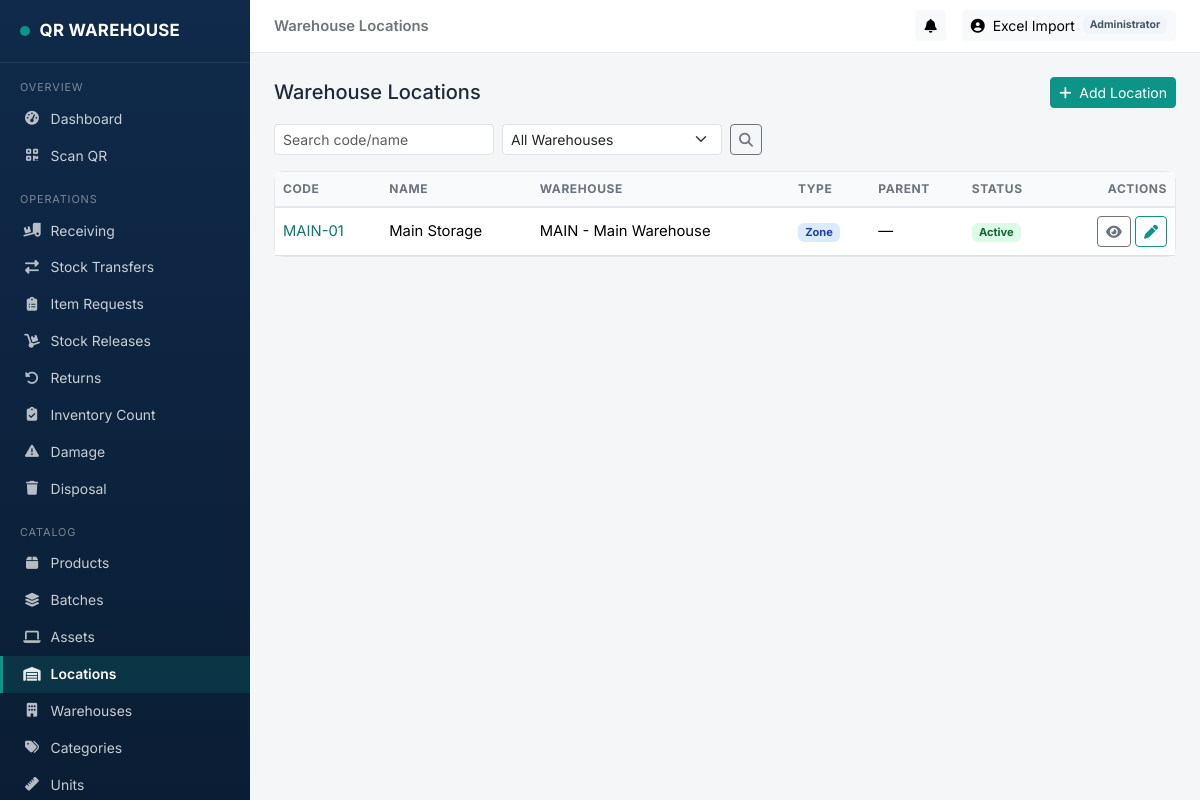
Screenshot of /inventory/locations/ (signed in) with the database file from the repository.
### backend/models.py (models this page shows, shortened)
class User(AbstractUser):
    class Role(models.TextChoices):
        ADMIN = 'admin', 'Administrator'
        MANAGER = 'manager', 'Warehouse Manager'
        STAFF = 'staff', 'Warehouse Staff'
        REQUESTER = 'requester', 'Requesting Department'
        AUDITOR = 'auditor', 'Auditor / Viewer'
    role = models.CharField(max_length=20, choices=Role.choices, default=Role.STAFF)
    employee_id = models.CharField(max_length=30, blank=True)
    department = models.CharField(max_length=100, blank=True)
    phone = models.CharField(max_length=30, blank=True)
    is_active_employee = models.BooleanField(default=True)
    @property
    def is_read_only(self):
        return self.role == self.Role.AUDITOR

class TimeStampedModel(models.Model):
    created_at = models.DateTimeField(auto_now_add=True)
    updated_at = models.DateTimeField(auto_now=True)
    class Meta:
        abstract = True

class WarehouseLocation(TimeStampedModel):
    class LocationType(models.TextChoices):
        ZONE = 'zone', 'Zone'
        RACK = 'rack', 'Rack'
        SHELF = 'shelf', 'Shelf'
        BIN = 'bin', 'Bin'
    warehouse = models.ForeignKey(Warehouse, on_delete=models.PROTECT, related_name='locations')
    code = models.CharField(max_length=50)
    name = models.CharField(max_length=150)
    location_type = models.CharField(max_length=10, choices=LocationType.choices, default=LocationType.BIN)
    parent = models.ForeignKey('self', on_delete=models.PROTECT, null=True, blank=True, related_name='children')
    qr_token = models.UUIDField(default=uuid.uuid4, unique=True, editable=False)
    is_active = models.BooleanField(default=True)
    class Meta:
        ordering = ['warehouse', 'code']
        constraints = [
            models.UniqueConstraint(fields=['warehouse', 'code'], name='unique_location_code_per_warehouse')
        ]

class Warehouse(TimeStampedModel):
    code = models.CharField(max_length=30, unique=True)
    name = models.CharField(max_length=150)
    address = models.TextField(blank=True)
    is_active = models.BooleanField(default=True)
    class Meta:
        ordering = ['name']
    def __str__(self):
        return f"{self.code} - {self.name}"

### backend/views.py (the view)
# urls.py: path('locations/', views.LocationListView.as_view(), name='location_list'),
class LocationListView(LoginRequiredMixin, ListView):
    model = WarehouseLocation
    template_name = 'core/location_list.html'
    paginate_by = 25
    context_object_name = 'locations'
    def get_queryset(self):
        qs = WarehouseLocation.objects.select_related('warehouse', 'parent')
        q = self.request.GET.get('q')
        if q:
            qs = qs.filter(Q(code__icontains=q) | Q(name__icontains=q))
        wh = self.request.GET.get('warehouse')
        if wh:
            qs = qs.filter(warehouse_id=wh)
        return qs
    def get_context_data(self, **kwargs):
        ctx = super().get_context_data(**kwargs)
        ctx['warehouses'] = Warehouse.objects.filter(is_active=True)
        return ctx

### backend/context_processors.py (called while the page is built)
def notifications_processor(request):
    if not request.user.is_authenticated:
        return {}
    from .models import Notification
    qs = Notification.objects.filter(is_read=False).filter(
        Q(recipient=request.user) | Q(role_target=request.user.role)
    ).order_by('-created_at')[:8]
    return {
        'nav_notifications': qs,
        'nav_notifications_count': qs.count(),
    }

### backend/templates/core/location_list.html (shortened to what this page needs)
{% extends "base.html" %}
{% block page_heading %}Warehouse Locations{% endblock %}
{% block content %}
<div class="d-flex justify-content-between align-items-center mb-3">
  <h5 class="mb-0">Warehouse Locations</h5>
  {% if not user.is_read_only %}<a href="{% url 'core:location_add' %}" class="btn btn-primary btn-sm"><i class="fa-solid fa-plus me-1"></i> Add Location</a>{% endif %}
</div>
<form class="mb-3 d-flex gap-2" method="get">
  <input type="text" name="q" value="{{ request.GET.q }}" class="form-control form-control-sm" style="max-width:220px" placeholder="Search code/name">
  <select name="warehouse" class="form-select form-select-sm" style="max-width:220px">
    <option value="">All Warehouses</option>
  </select>
  <button class="btn btn-sm btn-outline-secondary"><i class="fa-solid fa-search"></i></button>
</form>
<div class="wh-card p-0">
<table class="table table-hover mb-0 align-middle">
<thead><tr><th>Code</th><th>Name</th><th>Warehouse</th><th>Type</th><th>Parent</th><th>Status</th><th class="text-end">Actions</th></tr></thead>
<tbody>
{% for loc in locations %}
<tr>
  <td><a href="{% url 'core:location_detail' loc.pk %}">{{ loc.code }}</a></td>
  <td>{{ loc.name }}</td>
  <td>{{ loc.warehouse }}</td>
  <td><span class="badge badge-soft-info">{{ loc.get_location_type_display }}</span></td>
  <td>{{ loc.parent|default:"—" }}</td>
  <td>{% if loc.is_active %}<span class="badge badge-soft-success">Active</span>{% else %}<span class="badge badge-soft-secondary">Inactive</span>{% endif %}</td>
  <td class="text-end">
    <a href="{% url 'core:location_detail' loc.pk %}" class="btn btn-sm btn-outline-secondary"><i class="fa-solid fa-eye"></i></a>
    {% if not user.is_read_only %}<a href="{% url 'core:location_edit' loc.pk %}" class="btn btn-sm btn-outline-primary"><i class="fa-solid fa-pen"></i></a>{% endif %}
  </td>
</tr>
{% empty %}<tr><td colspan="7" class="text-center text-muted py-4">No locations yet.</td></tr>{% endfor %}
</tbody>
</table>
</div>
{% endblock %}

### backend/templates/base.html (shortened to what this page needs)
{% load static %}
<!DOCTYPE html>
<html lang="en">
<head>
<link rel="stylesheet" href="https://cdnjs.cloudflare.com/ajax/libs/bootstrap/5.3.3/css/bootstrap.min.css">
<link rel="stylesheet" href="https://cdnjs.cloudflare.com/ajax/libs/font-awesome/6.5.1/css/all.min.css">
<link rel="stylesheet" href="{% static 'css/style.css' %}">
</head>
<body>
{% if user.is_authenticated %}
<nav class="wh-sidebar" id="whSidebar">
  <div class="brand"><span class="badge-dot"></span> QR WAREHOUSE</div>
  <div class="nav-section">Overview</div>
  <a class="nav-link {% if request.resolver_match.url_name == 'home' %}active{% endif %}" href="{% url 'dashboard:home' %}"><i class="fa-solid fa-gauge-high"></i> Dashboard</a>
  <a class="nav-link {% if 'scanner' in request.path %}active{% endif %}" href="{% url 'core:scanner' %}"><i class="fa-solid fa-qrcode"></i> Scan QR</a>
  <div class="nav-section">Operations</div>
  <a class="nav-link {% if '/ops/receiving' in request.path %}active{% endif %}" href="{% url 'operations:receiving_list' %}"><i class="fa-solid fa-truck-ramp-box"></i> Receiving</a>
  <a class="nav-link {% if '/ops/transfers' in request.path %}active{% endif %}" href="{% url 'operations:transfer_list' %}"><i class="fa-solid fa-right-left"></i> Stock Transfers</a>
  <a class="nav-link {% if '/ops/requests' in request.path %}active{% endif %}" href="{% url 'operations:request_list' %}"><i class="fa-solid fa-clipboard-list"></i> Item Requests</a>
  <a class="nav-link {% if '/ops/releases' in request.path %}active{% endif %}" href="{% url 'operations:release_list' %}"><i class="fa-solid fa-dolly"></i> Stock Releases</a>
  <a class="nav-link {% if '/ops/returns' in request.path %}active{% endif %}" href="{% url 'operations:return_list' %}"><i class="fa-solid fa-rotate-left"></i> Returns</a>
  <a class="nav-link {% if '/ops/counts' in request.path %}active{% endif %}" href="{% url 'operations:count_list' %}"><i class="fa-solid fa-clipboard-check"></i> Inventory Count</a>
  <a class="nav-link {% if '/ops/damage' in request.path %}active{% endif %}" href="{% url 'operations:damage_list' %}"><i class="fa-solid fa-triangle-exclamation"></i> Damage</a>
  <a class="nav-link {% if '/ops/disposals' in request.path %}active{% endif %}" href="{% url 'operations:disposal_list' %}"><i class="fa-solid fa-trash"></i> Disposal</a>
  <div class="nav-section">Catalog</div>
  <a class="nav-link {% if '/inventory/products' in request.path %}active{% endif %}" href="{% url 'core:product_list' %}"><i class="fa-solid fa-box"></i> Products</a>
  <a class="nav-link {% if '/inventory/batches' in request.path %}active{% endif %}" href="{% url 'core:batch_list' %}"><i class="fa-solid fa-layer-group"></i> Batches</a>
  <a class="nav-link {% if '/inventory/assets' in request.path %}active{% endif %}" href="{% url 'core:asset_list' %}"><i class="fa-solid fa-laptop"></i> Assets</a>
  <a class="nav-link {% if '/inventory/locations' in request.path %}active{% endif %}" href="{% url 'core:location_list' %}"><i class="fa-solid fa-warehouse"></i> Locations</a>
  <a class="nav-link {% if '/inventory/warehouses' in request.path %}active{% endif %}" href="{% url 'core:warehouse_list' %}"><i class="fa-solid fa-building"></i> Warehouses</a>
  <a class="nav-link {% if '/inventory/categories' in request.path %}active{% endif %}" href="{% url 'core:category_list' %}"><i class="fa-solid fa-tags"></i> Categories</a>
  <a class="nav-link {% if '/inventory/units' in request.path %}active{% endif %}" href="{% url 'core:unit_list' %}"><i class="fa-solid fa-ruler"></i> Units</a>
</nav>
<div class="wh-content">
  <div class="wh-topbar">
    <div class="fw-semibold text-secondary d-none d-lg-block">{% block page_heading %}{% endblock %}</div>
    <div class="d-flex align-items-center gap-3">
      <div class="dropdown">
        <button class="btn btn-sm btn-light position-relative" data-bs-toggle="dropdown">
          <i class="fa-solid fa-bell"></i>
        </button>
      </div>
      <div class="dropdown">
        <button class="btn btn-sm btn-light d-flex align-items-center gap-2" data-bs-toggle="dropdown">
          <i class="fa-solid fa-circle-user"></i> {{ user.get_full_name|default:user.username }}
          <span class="badge badge-soft-secondary">{{ user.get_role_display }}</span>
        </button>
      </div>
    </div>
  </div>
  <div class="wh-page">
    {% block content %}{% endblock %}
  </div>
</div>
{% else %}
  {% block guest_content %}{% endblock %}
{% endif %}
</body>
</html>

### backend/static/css/style.css (style rules this page uses)
:root { --wh-navy: #0F2A4A; --wh-navy-dark: #0A1D34; --wh-slate: #1E3A5F; --wh-teal: #0D9488; --wh-teal-dark: #0B7A70; --wh-amber: #F59E0B; --wh-danger: #DC2626; --wh-success: #16A34A; --wh-bg: #F4F6F8; --wh-card: #FFFFFF; --wh-text: #1F2937; --wh-muted: #6B7280; --wh-border: #E5E7EB; --sidebar-width: 250px; }
body { background: var(--wh-bg); color: var(--wh-text); font-family: 'Inter', -apple-system, BlinkMacSystemFont, 'Segoe UI', Roboto, sans-serif; font-size: 0.925rem; }
.wh-sidebar { position: fixed; top:0; left:0; bottom:0; width: var(--sidebar-width); background: linear-gradient(180deg, var(--wh-navy) 0%, var(--wh-navy-dark) 100%); color: #fff; overflow-y: auto; z-index: 1030; }
.wh-sidebar .brand { padding: 1.15rem 1.25rem; font-weight: 700; font-size: 1.05rem; letter-spacing:.3px; border-bottom: 1px solid rgba(255,255,255,.08); display:flex; align-items:center; gap:.6rem; }
.wh-sidebar .brand .badge-dot { width:10px;height:10px;border-radius:50%;background:var(--wh-teal);display:inline-block; }
.wh-sidebar .nav-section { text-transform: uppercase; font-size:.68rem; letter-spacing:.08em; color: rgba(255,255,255,.45); padding: 1rem 1.25rem .35rem; }
.wh-sidebar .nav-link { color: rgba(255,255,255,.78); padding:.5rem 1.25rem; font-size:.87rem; border-left:3px solid transparent; display:flex; align-items:center; gap:.6rem; }
.wh-sidebar .nav-link.active { background: rgba(13,148,136,.18); color:#fff; border-left-color: var(--wh-teal); font-weight:600; }
.wh-sidebar .nav-link i { width:18px; text-align:center; opacity:.9; }
.wh-content { margin-left: var(--sidebar-width); min-height:100vh; }
.wh-topbar { background:#fff; border-bottom:1px solid var(--wh-border); padding:.65rem 1.5rem; display:flex; align-items:center; justify-content:space-between; position:sticky; top:0; z-index:1020; }
.wh-page { padding: 1.5rem; }
.wh-card { background:var(--wh-card); border:1px solid var(--wh-border); border-radius:.6rem; }
.btn-primary { background: var(--wh-teal); border-color: var(--wh-teal); }
.btn-outline-primary { color: var(--wh-teal); border-color: var(--wh-teal); }
a { color: var(--wh-teal-dark); text-decoration:none; }
.table thead th { background: #F8FAFC; font-size:.75rem; text-transform:uppercase; letter-spacing:.05em; color: var(--wh-muted); border-bottom:2px solid var(--wh-border); }
.badge-soft-success { background:#DCFCE7; color:#166534; }
.badge-soft-info { background:#DBEAFE; color:#1E40AF; }
.badge-soft-secondary { background:#F1F5F9; color:#475569; }

### rows the page displays
User: get_full_name "Excel Import", role "Administrator"
WarehouseLocation: code "MAIN-01", name "Main Storage", warehouse "MAIN - Main Warehouse", location_type "Zone", parent "—", is_active "Active"
